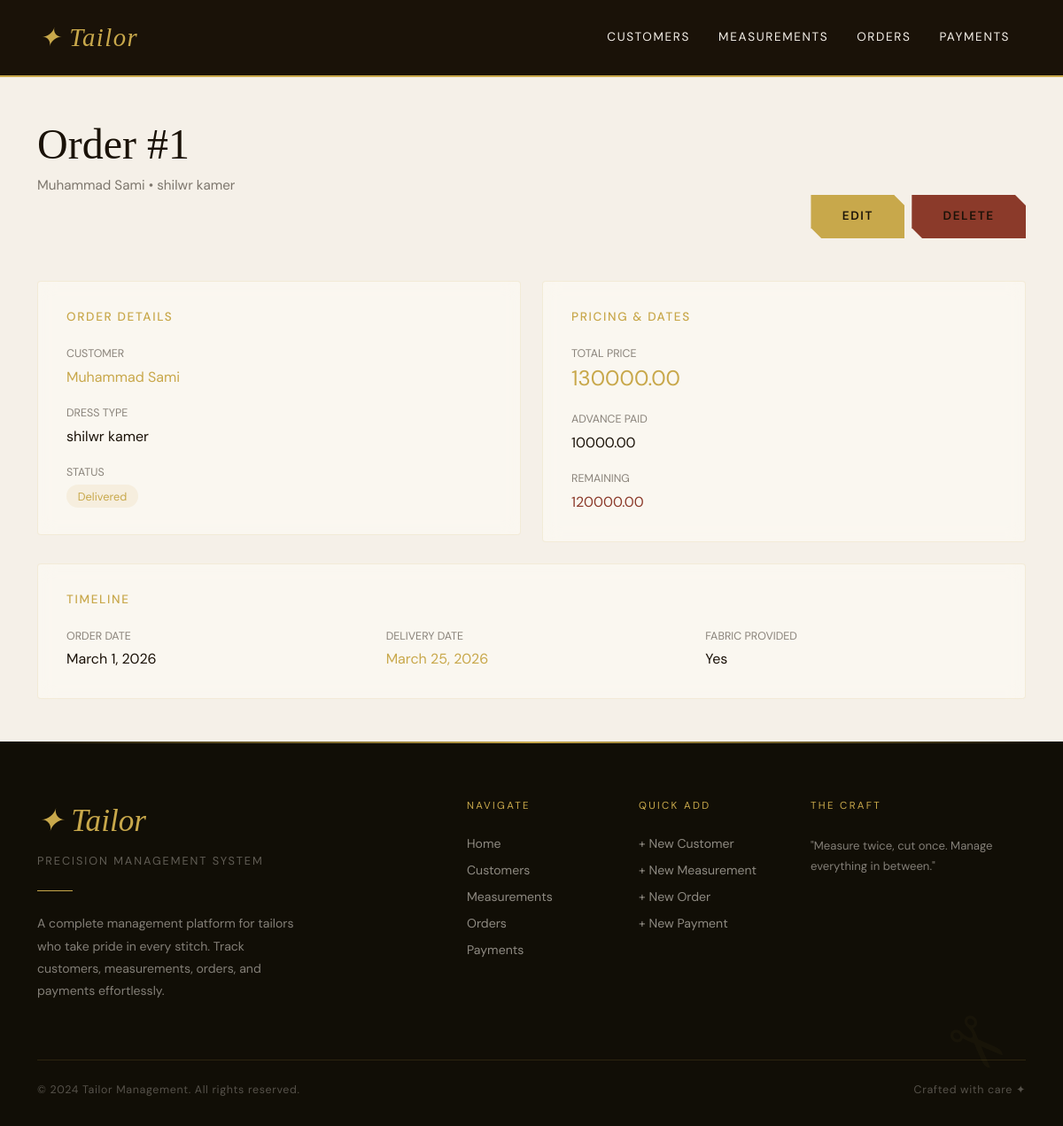
The app's page /orders/1/ with its own data.
### tailor/models.py (models this page shows, shortened)
class Order(models.Model):
    STATUS_CHOICES = (
        ('Pending', 'Pending'),
        ('In Progress', 'In Progress'),
        ('Ready', 'Ready'),
        ('Delivered', 'Delivered'),
    )
    customer = models.ForeignKey(Customer, on_delete=models.CASCADE)
    dress_type = models.CharField(max_length=100)
    fabric_provided = models.BooleanField(default=True)
    total_price = models.DecimalField(max_digits=10, decimal_places=2)
    advance_payment = models.DecimalField(max_digits=10, decimal_places=2)
    order_date = models.DateField(auto_now_add=True)
    delivery_date = models.DateField()
    status = models.CharField(max_length=20, choices=STATUS_CHOICES, default='Pending')
    def remaining_payment(self):
        return self.total_price - self.advance_payment

class Customer(models.Model):
    GENDER_CHOICES = (
        ('Male', 'Male'),
        ('Female', 'Female'),
    )
    name = models.CharField(max_length=100)
    phone = models.CharField(max_length=15)
    address = models.TextField()
    gender = models.CharField(max_length=10, choices=GENDER_CHOICES)

### tailor/views.py (the view)
# urls.py: path('orders/<int:pk>/', views.OrderDetailView.as_view(), name='order-detail'),
class OrderDetailView(generic.DetailView):
    model = Order
    template_name = 'tailor/order_detail.html'

### tailor/templates/tailor/order_detail.html (shortened to what this page needs)
{% extends 'tailor/base.html' %}
{% block content %}
<div class="page-content">
  <div class="container">
    <div class="row mb-5">
      <div class="col-lg-6">
        <h2 class="section-heading">Order #{{ object.id }}</h2>
        <p class="section-sub">{{ object.customer.name }} • {{ object.dress_type }}</p>
      </div>
      <div class="col-lg-6 d-flex align-items-end justify-content-lg-end gap-2">
        <a href="{% url 'order-edit' object.pk %}" class="hero-cta" style="animation: none; opacity: 1;">Edit</a>
        <a href="{% url 'order-delete' object.pk %}" class="hero-cta" style="animation: none; opacity: 1; background: var(--rust);">Delete</a>
      </div>
    </div>
    <div class="row g-4">
      <div class="col-lg-6">
        <div class="glass" style="padding: 2rem; border: 1px solid rgba(200,168,75,0.15);">
          <h4 style="color: var(--gold); font-size: 0.85rem; letter-spacing: 0.12em; text-transform: uppercase; margin-bottom: 1.5rem;">Order Details</h4>
          <div style="display: flex; flex-direction: column; gap: 1.2rem;">
            <div><div style="font-size: 0.78rem; color: rgba(26,18,8,0.5); text-transform: uppercase;">Customer</div><div style="font-size: 1rem; margin-top: 0.3rem;"><a href="{% url 'customer-detail' object.customer.pk %}" style="color: var(--gold); text-decoration: none;">{{ object.customer.name }}</a></div></div>
            <div><div style="font-size: 0.78rem; color: rgba(26,18,8,0.5); text-transform: uppercase;">Dress Type</div><div style="font-size: 1rem; margin-top: 0.3rem;">{{ object.dress_type }}</div></div>
            <div><div style="font-size: 0.78rem; color: rgba(26,18,8,0.5); text-transform: uppercase;">Status</div><div style="font-size: 1rem; margin-top: 0.3rem;"><span style="background: rgba(200,168,75,0.1); color: var(--gold); padding: 0.3rem 0.8rem; border-radius: 20px; font-size: 0.8rem;">{{ object.status }}</span></div></div>
          </div>
        </div>
      </div>
      <div class="col-lg-6">
        <div class="glass" style="padding: 2rem; border: 1px solid rgba(200,168,75,0.15);">
          <h4 style="color: var(--gold); font-size: 0.85rem; letter-spacing: 0.12em; text-transform: uppercase; margin-bottom: 1.5rem;">Pricing & Dates</h4>
          <div style="display: flex; flex-direction: column; gap: 1.2rem;">
            <div><div style="font-size: 0.78rem; color: rgba(26,18,8,0.5); text-transform: uppercase;">Total Price</div><div style="font-size: 1.5rem; color: var(--gold);">{{ object.total_price }}</div></div>
            <div><div style="font-size: 0.78rem; color: rgba(26,18,8,0.5); text-transform: uppercase;">Advance Paid</div><div style="font-size: 1rem; margin-top: 0.3rem;">{{ object.advance_payment }}</div></div>
            <div><div style="font-size: 0.78rem; color: rgba(26,18,8,0.5); text-transform: uppercase;">Remaining</div><div style="font-size: 1rem; margin-top: 0.3rem; color: var(--rust);">{{ object.remaining_payment }}</div></div>
          </div>
        </div>
      </div>
      <div class="col-lg-12">
        <div class="glass" style="padding: 2rem; border: 1px solid rgba(200,168,75,0.15);">
          <h4 style="color: var(--gold); font-size: 0.85rem; letter-spacing: 0.12em; text-transform: uppercase; margin-bottom: 1.5rem;">Timeline</h4>
          <div style="display: grid; grid-template-columns: 1fr 1fr 1fr; gap: 2rem;">
            <div><div style="font-size: 0.78rem; color: rgba(26,18,8,0.5); text-transform: uppercase;">Order Date</div><div style="font-size: 1rem; margin-top: 0.3rem;">{{ object.order_date }}</div></div>
            <div><div style="font-size: 0.78rem; color: rgba(26,18,8,0.5); text-transform: uppercase;">Delivery Date</div><div style="font-size: 1rem; margin-top: 0.3rem; color: var(--gold);">{{ object.delivery_date }}</div></div>
            <div><div style="font-size: 0.78rem; color: rgba(26,18,8,0.5); text-transform: uppercase;">Fabric Provided</div><div style="font-size: 1rem; margin-top: 0.3rem;">{% if object.fabric_provided %}Yes{% else %}No{% endif %}</div></div>
          </div>
        </div>
      </div>
    </div>
  </div>
</div>
{% endblock %}

### tailor/templates/tailor/base.html (style rules this page uses)
:root { --ink: #1a1208; --cream: #f5f0e8; --gold: #c8a84b; --gold-light: #e8d5a0; --rust: #8b3a2a; --sage: #4a5e4a; --card-bg: #fffdf8; --shadow: rgba(26,18,8,0.12); }
* { margin: 0; padding: 0; box-sizing: border-box; }
body { font-family: 'DM Sans', sans-serif; background: var(--cream); color: var(--ink); overflow-x: hidden; }
.hero-cta { display: inline-flex; align-items: center; gap: 0.75rem; padding: 0.9rem 2.2rem; background: var(--gold); color: var(--ink); font-size: 0.85rem; letter-spacing: 0.12em; text-transform: uppercase; font-weight: 600; text-decoration: none; transition: all 0.3s ease; opacity: 0; animation: fadeUp 0.8s 1s ease forwards; clip-path: polygon(0 0, calc(100% - 12px) 0, 100% 12px, 100% 100%, 12px 100%, 0 calc(100% - 12px)); }
.section-heading { font-family: 'Playfair Display', serif; font-size: clamp(2rem, 4vw, 3.2rem); color: var(--ink); margin-bottom: 0.5rem; line-height: 1.15; }
.section-sub { color: rgba(26,18,8,0.55); font-size: 0.95rem; margin-bottom: 3rem; }
.glass { background: rgba(255,253,248,0.5); backdrop-filter: blur(10px); -webkit-backdrop-filter: blur(10px); border: 1px solid rgba(200,168,75,0.15); border-radius: 4px; }
.page-content { min-height: 40vh; padding: 3rem 0; background: var(--cream); }

### records on screen
Order: id "1", customer.name "Muhammad Sami", dress_type "shilwr kamer", status "Delivered", total_price "130000.00", advance_payment "10000.00", remaining_payment "120000.00", order_date "March 1, 2026", delivery_date "March 25, 2026"
